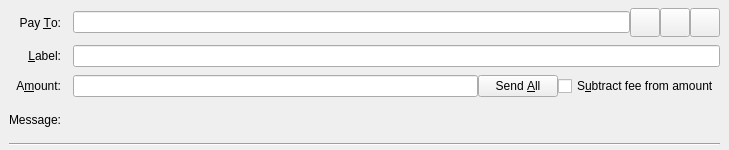
<?xml version="1.0" encoding="UTF-8"?>
<ui version="4.0">
 <class>SendCoinsEntry</class>
 <widget class="QStackedWidget" name="SendCoinsEntry">
  <property name="geometry">
   <rect>
    <x>0</x>
    <y>0</y>
    <width>729</width>
    <height>150</height>
   </rect>
  </property>
  <property name="focusPolicy">
   <enum>Qt::TabFocus</enum>
  </property>
  <property name="autoFillBackground">
   <bool>false</bool>
  </property>
  <widget class="QFrame" name="SendCoins">
   <property name="toolTip">
    <string>This is a normal payment.</string>
   </property>
   <property name="frameShape">
    <enum>QFrame::NoFrame</enum>
   </property>
   <layout class="QGridLayout" name="gridLayout">
    <property name="topMargin">
     <number>8</number>
    </property>
    <property name="bottomMargin">
     <number>4</number>
    </property>
    <property name="horizontalSpacing">
     <number>12</number>
    </property>
    <property name="verticalSpacing">
     <number>8</number>
    </property>
    <item row="0" column="0">
     <widget class="QLabel" name="payToLabel">
      <property name="text">
       <string>Pay &amp;To:</string>
      </property>
      <property name="alignment">
       <set>Qt::AlignRight|Qt::AlignTrailing|Qt::AlignVCenter</set>
      </property>
      <property name="buddy">
       <cstring>payTo</cstring>
      </property>
     </widget>
    </item>
    <item row="0" column="1">
     <layout class="QHBoxLayout" name="payToLayout">
      <property name="spacing">
       <number>0</number>
      </property>
      <item>
       <widget class="QValidatedLineEdit" name="payTo">
        <property name="toolTip">
         <string>The PEPEPOW address to send the payment to</string>
        </property>
       </widget>
      </item>
      <item>
       <widget class="QToolButton" name="addressBookButton">
        <property name="toolTip">
         <string>Choose previously used address</string>
        </property>
        <property name="text">
         <string/>
        </property>
        <property name="iconSize">
         <size>
          <width>22</width>
          <height>22</height>
         </size>
        </property>
        <property name="shortcut">
         <string>Alt+A</string>
        </property>
       </widget>
      </item>
      <item>
       <widget class="QToolButton" name="pasteButton">
        <property name="toolTip">
         <string>Paste address from clipboard</string>
        </property>
        <property name="text">
         <string/>
        </property>
        <property name="iconSize">
         <size>
          <width>22</width>
          <height>22</height>
         </size>
        </property>
        <property name="shortcut">
         <string>Alt+P</string>
        </property>
       </widget>
      </item>
      <item>
       <widget class="QToolButton" name="deleteButton">
        <property name="toolTip">
         <string>Remove this entry</string>
        </property>
        <property name="text">
         <string/>
        </property>
        <property name="iconSize">
         <size>
          <width>22</width>
          <height>22</height>
         </size>
        </property>
       </widget>
      </item>
     </layout>
    </item>
    <item row="1" column="0">
     <widget class="QLabel" name="labellLabel">
      <property name="text">
       <string>&amp;Label:</string>
      </property>
      <property name="alignment">
       <set>Qt::AlignRight|Qt::AlignTrailing|Qt::AlignVCenter</set>
      </property>
      <property name="buddy">
       <cstring>addAsLabel</cstring>
      </property>
     </widget>
    </item>
    <item row="1" column="1">
     <widget class="QLineEdit" name="addAsLabel">
      <property name="toolTip">
       <string>Enter a label for this address to add it to the list of used addresses</string>
      </property>
     </widget>
    </item>
    <item row="2" column="0">
     <widget class="QLabel" name="amountLabel">
      <property name="text">
       <string>A&amp;mount:</string>
      </property>
      <property name="alignment">
       <set>Qt::AlignRight|Qt::AlignTrailing|Qt::AlignVCenter</set>
      </property>
      <property name="buddy">
       <cstring>payAmount</cstring>
      </property>
     </widget>
    </item>
    <item row="2" column="1">
     <layout class="QHBoxLayout" name="horizontalLayoutAmount" stretch="1,0,0">
      <item>
       <widget class="BitcoinAmountField" name="payAmount"/>
      </item>
      <item>
       <widget class="QPushButton" name="sendAllButton">
        <property name="toolTip">
         <string>Fill the amount with available spendable funds and subtract the transaction fee</string>
        </property>
        <property name="text">
         <string>Send &amp;All</string>
        </property>
       </widget>
      </item>
      <item>
       <widget class="QCheckBox" name="checkboxSubtractFeeFromAmount">
        <property name="toolTip">
         <string>The fee will be deducted from the amount being sent. The recipient will receive a lower amount of PEPEPOW than you enter in the amount field. If multiple recipients are selected, the fee is split equally.</string>
        </property>
        <property name="text">
         <string>S&amp;ubtract fee from amount</string>
        </property>
       </widget>
      </item>
     </layout>
    </item>
    <item row="3" column="0">
     <widget class="QLabel" name="messageLabel">
      <property name="text">
       <string>Message:</string>
      </property>
      <property name="alignment">
       <set>Qt::AlignRight|Qt::AlignTrailing|Qt::AlignVCenter</set>
      </property>
     </widget>
    </item>
    <item row="3" column="1">
     <widget class="QLabel" name="messageTextLabel">
      <property name="toolTip">
       <string>A message that was attached to the PEPEPOW: URI which will be stored with the transaction for your reference. Note: This message will not be sent over the PEPEPOW network.</string>
      </property>
      <property name="textFormat">
       <enum>Qt::PlainText</enum>
      </property>
     </widget>
    </item>
    <item row="4" column="0" colspan="2">
     <widget class="Line" name="line">
      <property name="orientation">
       <enum>Qt::Horizontal</enum>
      </property>
     </widget>
    </item>
   </layout>
  </widget>
  <widget class="QFrame" name="SendCoins_UnauthenticatedPaymentRequest">
   <property name="palette">
    <palette>
     <active>
      <colorrole role="WindowText">
       <brush brushstyle="SolidPattern">
        <color alpha="255">
         <red>0</red>
         <green>0</green>
         <blue>0</blue>
        </color>
       </brush>
      </colorrole>
      <colorrole role="Button">
       <brush brushstyle="SolidPattern">
        <color alpha="255">
         <red>255</red>
         <green>255</green>
         <blue>127</blue>
        </color>
       </brush>
      </colorrole>
      <colorrole role="Light">
       <brush brushstyle="SolidPattern">
        <color alpha="255">
         <red>255</red>
         <green>255</green>
         <blue>255</blue>
        </color>
       </brush>
      </colorrole>
      <colorrole role="Midlight">
       <brush brushstyle="SolidPattern">
        <color alpha="255">
         <red>255</red>
         <green>255</green>
         <blue>191</blue>
        </color>
       </brush>
      </colorrole>
      <colorrole role="Dark">
       <brush brushstyle="SolidPattern">
        <color alpha="255">
         <red>127</red>
         <green>127</green>
         <blue>63</blue>
        </color>
       </brush>
      </colorrole>
      <colorrole role="Mid">
       <brush brushstyle="SolidPattern">
        <color alpha="255">
         <red>170</red>
         <green>170</green>
         <blue>84</blue>
        </color>
       </brush>
      </colorrole>
      <colorrole role="Text">
       <brush brushstyle="SolidPattern">
        <color alpha="255">
         <red>0</red>
         <green>0</green>
         <blue>0</blue>
        </color>
       </brush>
      </colorrole>
      <colorrole role="BrightText">
       <brush brushstyle="SolidPattern">
        <color alpha="255">
         <red>255</red>
         <green>255</green>
         <blue>255</blue>
        </color>
       </brush>
      </colorrole>
      <colorrole role="ButtonText">
       <brush brushstyle="SolidPattern">
        <color alpha="255">
         <red>0</red>
         <green>0</green>
         <blue>0</blue>
        </color>
       </brush>
      </colorrole>
      <colorrole role="Base">
       <brush brushstyle="SolidPattern">
        <color alpha="255">
         <red>255</red>
         <green>255</green>
         <blue>255</blue>
        </color>
       </brush>
      </colorrole>
      <colorrole role="Window">
       <brush brushstyle="SolidPattern">
        <color alpha="255">
         <red>255</red>
         <green>255</green>
         <blue>127</blue>
        </color>
       </brush>
      </colorrole>
      <colorrole role="Shadow">
       <brush brushstyle="SolidPattern">
        <color alpha="255">
         <red>0</red>
         <green>0</green>
         <blue>0</blue>
        </color>
       </brush>
      </colorrole>
      <colorrole role="AlternateBase">
       <brush brushstyle="SolidPattern">
        <color alpha="255">
         <red>255</red>
         <green>255</green>
         <blue>191</blue>
        </color>
       </brush>
      </colorrole>
      <colorrole role="ToolTipBase">
       <brush brushstyle="SolidPattern">
        <color alpha="255">
         <red>255</red>
         <green>255</green>
         <blue>220</blue>
        </color>
       </brush>
      </colorrole>
      <colorrole role="ToolTipText">
       <brush brushstyle="SolidPattern">
        <color alpha="255">
         <red>0</red>
         <green>0</green>
         <blue>0</blue>
        </color>
       </brush>
      </colorrole>
     </active>
     <inactive>
      <colorrole role="WindowText">
       <brush brushstyle="SolidPattern">
        <color alpha="255">
         <red>0</red>
         <green>0</green>
         <blue>0</blue>
        </color>
       </brush>
      </colorrole>
      <colorrole role="Button">
       <brush brushstyle="SolidPattern">
        <color alpha="255">
         <red>255</red>
         <green>255</green>
         <blue>127</blue>
        </color>
       </brush>
      </colorrole>
      <colorrole role="Light">
       <brush brushstyle="SolidPattern">
        <color alpha="255">
         <red>255</red>
         <green>255</green>
         <blue>255</blue>
        </color>
       </brush>
      </colorrole>
      <colorrole role="Midlight">
       <brush brushstyle="SolidPattern">
        <color alpha="255">
         <red>255</red>
         <green>255</green>
         <blue>191</blue>
        </color>
       </brush>
      </colorrole>
      <colorrole role="Dark">
       <brush brushstyle="SolidPattern">
        <color alpha="255">
         <red>127</red>
         <green>127</green>
         <blue>63</blue>
        </color>
       </brush>
      </colorrole>
      <colorrole role="Mid">
       <brush brushstyle="SolidPattern">
        <color alpha="255">
         <red>170</red>
         <green>170</green>
         <blue>84</blue>
        </color>
       </brush>
      </colorrole>
      <colorrole role="Text">
       <brush brushstyle="SolidPattern">
        <color alpha="255">
         <red>0</red>
         <green>0</green>
         <blue>0</blue>
        </color>
       </brush>
      </colorrole>
      <colorrole role="BrightText">
       <brush brushstyle="SolidPattern">
        <color alpha="255">
         <red>255</red>
         <green>255</green>
         <blue>255</blue>
        </color>
       </brush>
      </colorrole>
      <colorrole role="ButtonText">
       <brush brushstyle="SolidPattern">
        <color alpha="255">
         <red>0</red>
         <green>0</green>
         <blue>0</blue>
        </color>
       </brush>
      </colorrole>
      <colorrole role="Base">
       <brush brushstyle="SolidPattern">
        <color alpha="255">
         <red>255</red>
         <green>255</green>
         <blue>255</blue>
        </color>
       </brush>
      </colorrole>
      <colorrole role="Window">
       <brush brushstyle="SolidPattern">
        <color alpha="255">
         <red>255</red>
         <green>255</green>
         <blue>127</blue>
        </color>
       </brush>
      </colorrole>
      <colorrole role="Shadow">
       <brush brushstyle="SolidPattern">
        <color alpha="255">
         <red>0</red>
         <green>0</green>
         <blue>0</blue>
        </color>
       </brush>
      </colorrole>
      <colorrole role="AlternateBase">
       <brush brushstyle="SolidPattern">
        <color alpha="255">
         <red>255</red>
         <green>255</green>
         <blue>191</blue>
        </color>
       </brush>
      </colorrole>
      <colorrole role="ToolTipBase">
       <brush brushstyle="SolidPattern">
        <color alpha="255">
         <red>255</red>
         <green>255</green>
         <blue>220</blue>
        </color>
       </brush>
      </colorrole>
      <colorrole role="ToolTipText">
       <brush brushstyle="SolidPattern">
        <color alpha="255">
         <red>0</red>
         <green>0</green>
         <blue>0</blue>
        </color>
       </brush>
      </colorrole>
     </inactive>
     <disabled>
      <colorrole role="WindowText">
       <brush brushstyle="SolidPattern">
        <color alpha="255">
         <red>127</red>
         <green>127</green>
         <blue>63</blue>
        </color>
       </brush>
      </colorrole>
      <colorrole role="Button">
       <brush brushstyle="SolidPattern">
        <color alpha="255">
         <red>255</red>
         <green>255</green>
         <blue>127</blue>
        </color>
       </brush>
      </colorrole>
      <colorrole role="Light">
       <brush brushstyle="SolidPattern">
        <color alpha="255">
         <red>255</red>
         <green>255</green>
         <blue>255</blue>
        </color>
       </brush>
      </colorrole>
      <colorrole role="Midlight">
       <brush brushstyle="SolidPattern">
        <color alpha="255">
         <red>255</red>
         <green>255</green>
         <blue>191</blue>
        </color>
       </brush>
      </colorrole>
      <colorrole role="Dark">
       <brush brushstyle="SolidPattern">
        <color alpha="255">
         <red>127</red>
         <green>127</green>
         <blue>63</blue>
        </color>
       </brush>
      </colorrole>
      <colorrole role="Mid">
       <brush brushstyle="SolidPattern">
        <color alpha="255">
         <red>170</red>
         <green>170</green>
         <blue>84</blue>
        </color>
       </brush>
      </colorrole>
      <colorrole role="Text">
       <brush brushstyle="SolidPattern">
        <color alpha="255">
         <red>127</red>
         <green>127</green>
         <blue>63</blue>
        </color>
       </brush>
      </colorrole>
      <colorrole role="BrightText">
       <brush brushstyle="SolidPattern">
        <color alpha="255">
         <red>255</red>
         <green>255</green>
         <blue>255</blue>
        </color>
       </brush>
      </colorrole>
      <colorrole role="ButtonText">
       <brush brushstyle="SolidPattern">
        <color alpha="255">
         <red>127</red>
         <green>127</green>
         <blue>63</blue>
        </color>
       </brush>
      </colorrole>
      <colorrole role="Base">
       <brush brushstyle="SolidPattern">
        <color alpha="255">
         <red>255</red>
         <green>255</green>
         <blue>127</blue>
        </color>
       </brush>
      </colorrole>
      <colorrole role="Window">
       <brush brushstyle="SolidPattern">
        <color alpha="255">
         <red>255</red>
         <green>255</green>
         <blue>127</blue>
        </color>
       </brush>
      </colorrole>
      <colorrole role="Shadow">
       <brush brushstyle="SolidPattern">
        <color alpha="255">
         <red>0</red>
         <green>0</green>
         <blue>0</blue>
        </color>
       </brush>
      </colorrole>
      <colorrole role="AlternateBase">
       <brush brushstyle="SolidPattern">
        <color alpha="255">
         <red>255</red>
         <green>255</green>
         <blue>127</blue>
        </color>
       </brush>
      </colorrole>
      <colorrole role="ToolTipBase">
       <brush brushstyle="SolidPattern">
        <color alpha="255">
         <red>255</red>
         <green>255</green>
         <blue>220</blue>
        </color>
       </brush>
      </colorrole>
      <colorrole role="ToolTipText">
       <brush brushstyle="SolidPattern">
        <color alpha="255">
         <red>0</red>
         <green>0</green>
         <blue>0</blue>
        </color>
       </brush>
      </colorrole>
     </disabled>
    </palette>
   </property>
   <property name="toolTip">
    <string>This is an unauthenticated payment request.</string>
   </property>
   <property name="autoFillBackground">
    <bool>true</bool>
   </property>
   <property name="frameShape">
    <enum>QFrame::NoFrame</enum>
   </property>
   <layout class="QGridLayout" name="gridLayout_is">
    <property name="spacing">
     <number>12</number>
    </property>
    <item row="0" column="0">
     <widget class="QLabel" name="payToLabel_is">
      <property name="text">
       <string>Pay To:</string>
      </property>
      <property name="alignment">
       <set>Qt::AlignRight|Qt::AlignTrailing|Qt::AlignVCenter</set>
      </property>
     </widget>
    </item>
    <item row="0" column="1">
     <layout class="QHBoxLayout" name="payToLayout_is">
      <property name="spacing">
       <number>0</number>
      </property>
      <item>
       <widget class="QLabel" name="payTo_is"/>
      </item>
      <item>
       <widget class="QToolButton" name="deleteButton_is">
        <property name="toolTip">
         <string>Remove this entry</string>
        </property>
        <property name="text">
         <string/>
        </property>
       </widget>
      </item>
     </layout>
    </item>
    <item row="1" column="0">
     <widget class="QLabel" name="memoLabel_is">
      <property name="text">
       <string>Memo:</string>
      </property>
      <property name="alignment">
       <set>Qt::AlignRight|Qt::AlignTrailing|Qt::AlignVCenter</set>
      </property>
     </widget>
    </item>
    <item row="1" column="1">
     <widget class="QLabel" name="memoTextLabel_is">
      <property name="textFormat">
       <enum>Qt::PlainText</enum>
      </property>
     </widget>
    </item>
    <item row="2" column="0">
     <widget class="QLabel" name="amountLabel_is">
      <property name="text">
       <string>A&amp;mount:</string>
      </property>
      <property name="alignment">
       <set>Qt::AlignRight|Qt::AlignTrailing|Qt::AlignVCenter</set>
      </property>
      <property name="buddy">
       <cstring>payAmount_is</cstring>
      </property>
     </widget>
    </item>
    <item row="2" column="1">
     <widget class="BitcoinAmountField" name="payAmount_is">
      <property name="acceptDrops">
       <bool>false</bool>
      </property>
     </widget>
    </item>
   </layout>
  </widget>
  <widget class="QFrame" name="SendCoins_AuthenticatedPaymentRequest">
   <property name="palette">
    <palette>
     <active>
      <colorrole role="WindowText">
       <brush brushstyle="SolidPattern">
        <color alpha="255">
         <red>0</red>
         <green>0</green>
         <blue>0</blue>
        </color>
       </brush>
      </colorrole>
      <colorrole role="Button">
       <brush brushstyle="SolidPattern">
        <color alpha="255">
         <red>140</red>
         <green>232</green>
         <blue>119</blue>
        </color>
       </brush>
      </colorrole>
      <colorrole role="Light">
       <brush brushstyle="SolidPattern">
        <color alpha="255">
         <red>230</red>
         <green>255</green>
         <blue>224</blue>
        </color>
       </brush>
      </colorrole>
      <colorrole role="Midlight">
       <brush brushstyle="SolidPattern">
        <color alpha="255">
         <red>185</red>
         <green>243</green>
         <blue>171</blue>
        </color>
       </brush>
      </colorrole>
      <colorrole role="Dark">
       <brush brushstyle="SolidPattern">
        <color alpha="255">
         <red>70</red>
         <green>116</green>
         <blue>59</blue>
        </color>
       </brush>
      </colorrole>
      <colorrole role="Mid">
       <brush brushstyle="SolidPattern">
        <color alpha="255">
         <red>93</red>
         <green>155</green>
         <blue>79</blue>
        </color>
       </brush>
      </colorrole>
      <colorrole role="Text">
       <brush brushstyle="SolidPattern">
        <color alpha="255">
         <red>0</red>
         <green>0</green>
         <blue>0</blue>
        </color>
       </brush>
      </colorrole>
      <colorrole role="BrightText">
       <brush brushstyle="SolidPattern">
        <color alpha="255">
         <red>155</red>
         <green>255</green>
         <blue>147</blue>
        </color>
       </brush>
      </colorrole>
      <colorrole role="ButtonText">
       <brush brushstyle="SolidPattern">
        <color alpha="255">
         <red>0</red>
         <green>0</green>
         <blue>0</blue>
        </color>
       </brush>
      </colorrole>
      <colorrole role="Base">
       <brush brushstyle="SolidPattern">
        <color alpha="255">
         <red>119</red>
         <green>255</green>
         <blue>233</blue>
        </color>
       </brush>
      </colorrole>
      <colorrole role="Window">
       <brush brushstyle="SolidPattern">
        <color alpha="255">
         <red>140</red>
         <green>232</green>
         <blue>119</blue>
        </color>
       </brush>
      </colorrole>
      <colorrole role="Shadow">
       <brush brushstyle="SolidPattern">
        <color alpha="255">
         <red>0</red>
         <green>0</green>
         <blue>0</blue>
        </color>
       </brush>
      </colorrole>
      <colorrole role="AlternateBase">
       <brush brushstyle="SolidPattern">
        <color alpha="255">
         <red>197</red>
         <green>243</green>
         <blue>187</blue>
        </color>
       </brush>
      </colorrole>
      <colorrole role="NoRole">
       <brush brushstyle="SolidPattern">
        <color alpha="255">
         <red>125</red>
         <green>194</green>
         <blue>122</blue>
        </color>
       </brush>
      </colorrole>
      <colorrole role="ToolTipBase">
       <brush brushstyle="SolidPattern">
        <color alpha="255">
         <red>255</red>
         <green>255</green>
         <blue>220</blue>
        </color>
       </brush>
      </colorrole>
      <colorrole role="ToolTipText">
       <brush brushstyle="SolidPattern">
        <color alpha="255">
         <red>0</red>
         <green>0</green>
         <blue>0</blue>
        </color>
       </brush>
      </colorrole>
     </active>
     <inactive>
      <colorrole role="WindowText">
       <brush brushstyle="SolidPattern">
        <color alpha="255">
         <red>0</red>
         <green>0</green>
         <blue>0</blue>
        </color>
       </brush>
      </colorrole>
      <colorrole role="Button">
       <brush brushstyle="SolidPattern">
        <color alpha="255">
         <red>140</red>
         <green>232</green>
         <blue>119</blue>
        </color>
       </brush>
      </colorrole>
      <colorrole role="Light">
       <brush brushstyle="SolidPattern">
        <color alpha="255">
         <red>230</red>
         <green>255</green>
         <blue>224</blue>
        </color>
       </brush>
      </colorrole>
      <colorrole role="Midlight">
       <brush brushstyle="SolidPattern">
        <color alpha="255">
         <red>185</red>
         <green>243</green>
         <blue>171</blue>
        </color>
       </brush>
      </colorrole>
      <colorrole role="Dark">
       <brush brushstyle="SolidPattern">
        <color alpha="255">
         <red>70</red>
         <green>116</green>
         <blue>59</blue>
        </color>
       </brush>
      </colorrole>
      <colorrole role="Mid">
       <brush brushstyle="SolidPattern">
        <color alpha="255">
         <red>93</red>
         <green>155</green>
         <blue>79</blue>
        </color>
       </brush>
      </colorrole>
      <colorrole role="Text">
       <brush brushstyle="SolidPattern">
        <color alpha="255">
         <red>0</red>
         <green>0</green>
         <blue>0</blue>
        </color>
       </brush>
      </colorrole>
      <colorrole role="BrightText">
       <brush brushstyle="SolidPattern">
        <color alpha="255">
         <red>155</red>
         <green>255</green>
         <blue>147</blue>
        </color>
       </brush>
      </colorrole>
      <colorrole role="ButtonText">
       <brush brushstyle="SolidPattern">
        <color alpha="255">
         <red>0</red>
         <green>0</green>
         <blue>0</blue>
        </color>
       </brush>
      </colorrole>
      <colorrole role="Base">
       <brush brushstyle="SolidPattern">
        <color alpha="255">
         <red>119</red>
         <green>255</green>
         <blue>233</blue>
        </color>
       </brush>
      </colorrole>
      <colorrole role="Window">
       <brush brushstyle="SolidPattern">
        <color alpha="255">
         <red>140</red>
         <green>232</green>
         <blue>119</blue>
        </color>
       </brush>
      </colorrole>
      <colorrole role="Shadow">
       <brush brushstyle="SolidPattern">
        <color alpha="255">
         <red>0</red>
         <green>0</green>
         <blue>0</blue>
        </color>
       </brush>
      </colorrole>
      <colorrole role="AlternateBase">
       <brush brushstyle="SolidPattern">
        <color alpha="255">
         <red>197</red>
         <green>243</green>
         <blue>187</blue>
        </color>
       </brush>
      </colorrole>
      <colorrole role="NoRole">
       <brush brushstyle="SolidPattern">
        <color alpha="255">
         <red>125</red>
         <green>194</green>
         <blue>122</blue>
        </color>
       </brush>
      </colorrole>
      <colorrole role="ToolTipBase">
       <brush brushstyle="SolidPattern">
        <color alpha="255">
         <red>255</red>
         <green>255</green>
         <blue>220</blue>
        </color>
       </brush>
      </colorrole>
      <colorrole role="ToolTipText">
       <brush brushstyle="SolidPattern">
        <color alpha="255">
         <red>0</red>
         <green>0</green>
         <blue>0</blue>
        </color>
       </brush>
      </colorrole>
     </inactive>
     <disabled>
      <colorrole role="WindowText">
       <brush brushstyle="SolidPattern">
        <color alpha="255">
         <red>70</red>
         <green>116</green>
         <blue>59</blue>
        </color>
       </brush>
      </colorrole>
      <colorrole role="Button">
       <brush brushstyle="SolidPattern">
        <color alpha="255">
         <red>140</red>
         <green>232</green>
         <blue>119</blue>
        </color>
       </brush>
      </colorrole>
      <colorrole role="Light">
       <brush brushstyle="SolidPattern">
        <color alpha="255">
         <red>230</red>
         <green>255</green>
         <blue>224</blue>
        </color>
       </brush>
      </colorrole>
      <colorrole role="Midlight">
       <brush brushstyle="SolidPattern">
        <color alpha="255">
         <red>185</red>
         <green>243</green>
         <blue>171</blue>
        </color>
       </brush>
      </colorrole>
      <colorrole role="Dark">
       <brush brushstyle="SolidPattern">
        <color alpha="255">
         <red>70</red>
         <green>116</green>
         <blue>59</blue>
        </color>
       </brush>
      </colorrole>
      <colorrole role="Mid">
       <brush brushstyle="SolidPattern">
        <color alpha="255">
         <red>93</red>
         <green>155</green>
         <blue>79</blue>
        </color>
       </brush>
      </colorrole>
      <colorrole role="Text">
       <brush brushstyle="SolidPattern">
        <color alpha="255">
         <red>70</red>
         <green>116</green>
         <blue>59</blue>
        </color>
       </brush>
      </colorrole>
      <colorrole role="BrightText">
       <brush brushstyle="SolidPattern">
        <color alpha="255">
         <red>155</red>
         <green>255</green>
         <blue>147</blue>
        </color>
       </brush>
      </colorrole>
      <colorrole role="ButtonText">
       <brush brushstyle="SolidPattern">
        <color alpha="255">
         <red>70</red>
         <green>116</green>
         <blue>59</blue>
        </color>
       </brush>
      </colorrole>
      <colorrole role="Base">
       <brush brushstyle="SolidPattern">
        <color alpha="255">
         <red>140</red>
         <green>232</green>
         <blue>119</blue>
        </color>
       </brush>
      </colorrole>
      <colorrole role="Window">
       <brush brushstyle="SolidPattern">
        <color alpha="255">
         <red>140</red>
         <green>232</green>
         <blue>119</blue>
        </color>
       </brush>
      </colorrole>
      <colorrole role="Shadow">
       <brush brushstyle="SolidPattern">
        <color alpha="255">
         <red>0</red>
         <green>0</green>
         <blue>0</blue>
        </color>
       </brush>
      </colorrole>
      <colorrole role="AlternateBase">
       <brush brushstyle="SolidPattern">
        <color alpha="255">
         <red>140</red>
         <green>232</green>
         <blue>119</blue>
        </color>
       </brush>
      </colorrole>
      <colorrole role="NoRole">
       <brush brushstyle="SolidPattern">
        <color alpha="255">
         <red>125</red>
         <green>194</green>
         <blue>122</blue>
        </color>
       </brush>
      </colorrole>
      <colorrole role="ToolTipBase">
       <brush brushstyle="SolidPattern">
        <color alpha="255">
         <red>255</red>
         <green>255</green>
         <blue>220</blue>
        </color>
       </brush>
      </colorrole>
      <colorrole role="ToolTipText">
       <brush brushstyle="SolidPattern">
        <color alpha="255">
         <red>0</red>
         <green>0</green>
         <blue>0</blue>
        </color>
       </brush>
      </colorrole>
     </disabled>
    </palette>
   </property>
   <property name="toolTip">
    <string>This is an authenticated payment request.</string>
   </property>
   <property name="autoFillBackground">
    <bool>true</bool>
   </property>
   <property name="frameShape">
    <enum>QFrame::NoFrame</enum>
   </property>
   <layout class="QGridLayout" name="gridLayout_s">
    <property name="spacing">
     <number>12</number>
    </property>
    <item row="0" column="0">
     <widget class="QLabel" name="payToLabel_s">
      <property name="text">
       <string>Pay To:</string>
      </property>
      <property name="alignment">
       <set>Qt::AlignRight|Qt::AlignTrailing|Qt::AlignVCenter</set>
      </property>
     </widget>
    </item>
    <item row="0" column="1">
     <layout class="QHBoxLayout" name="payToLayout_s">
      <property name="spacing">
       <number>0</number>
      </property>
      <item>
       <widget class="QLabel" name="payTo_s">
        <property name="textFormat">
         <enum>Qt::PlainText</enum>
        </property>
       </widget>
      </item>
      <item>
       <widget class="QToolButton" name="deleteButton_s">
        <property name="toolTip">
         <string>Remove this entry</string>
        </property>
        <property name="text">
         <string/>
        </property>
       </widget>
      </item>
     </layout>
    </item>
    <item row="1" column="0">
     <widget class="QLabel" name="memoLabel_s">
      <property name="text">
       <string>Memo:</string>
      </property>
      <property name="alignment">
       <set>Qt::AlignRight|Qt::AlignTrailing|Qt::AlignVCenter</set>
      </property>
     </widget>
    </item>
    <item row="1" column="1">
     <widget class="QLabel" name="memoTextLabel_s">
      <property name="textFormat">
       <enum>Qt::PlainText</enum>
      </property>
     </widget>
    </item>
    <item row="2" column="0">
     <widget class="QLabel" name="amountLabel_s">
      <property name="text">
       <string>A&amp;mount:</string>
      </property>
      <property name="alignment">
       <set>Qt::AlignRight|Qt::AlignTrailing|Qt::AlignVCenter</set>
      </property>
      <property name="buddy">
       <cstring>payAmount_s</cstring>
      </property>
     </widget>
    </item>
    <item row="2" column="1">
     <widget class="BitcoinAmountField" name="payAmount_s">
      <property name="acceptDrops">
       <bool>false</bool>
      </property>
     </widget>
    </item>
   </layout>
  </widget>
 </widget>
 <customwidgets>
  <customwidget>
   <class>QValidatedLineEdit</class>
   <extends>QLineEdit</extends>
   <header>qvalidatedlineedit.h</header>
  </customwidget>
  <customwidget>
   <class>BitcoinAmountField</class>
   <extends>QLineEdit</extends>
   <header>bitcoinamountfield.h</header>
  </customwidget>
 </customwidgets>
 <tabstops>
  <tabstop>payTo</tabstop>
  <tabstop>addressBookButton</tabstop>
  <tabstop>pasteButton</tabstop>
  <tabstop>deleteButton</tabstop>
  <tabstop>addAsLabel</tabstop>
  <tabstop>payAmount</tabstop>
  <tabstop>payAmount_is</tabstop>
  <tabstop>deleteButton_is</tabstop>
  <tabstop>payAmount_s</tabstop>
  <tabstop>deleteButton_s</tabstop>
 </tabstops>
 <resources>
  <include location="../dash.qrc"/>
 </resources>
 <connections/>
</ui>
